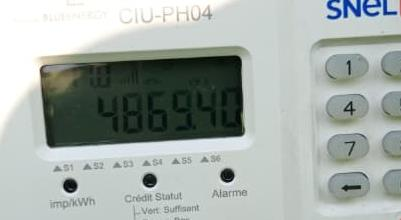
#> input picture sevenseg_ocr/samples/meter_03.png, 401 x 220 px, given in place of samples, which was not available
$ python cli.py ../samples
#> lines starting #> are read from the running program, lines starting #| are printed output that depends on the picture; after the words box and inside, x2 and y2 are one past the last pixel; in counts of white or black regions, pixels touching at a corner belong together
### sevenseg_ocr/sevenseg/recognize.py
"""Classical seven-segment state recognition (segments A..G -> digit)."""
from __future__ import annotations

from typing import List, Tuple

import numpy as np

from .digits import DigitBox

#            a b c d e f g
PATTERNS = {
    "0": "abcdef", "1": "bc", "2": "abdeg", "3": "abcdg", "4": "bcfg",
    "5": "acdfg", "6": "acdefg", "7": "abc", "8": "abcdefg", "9": "abcdfg",
}
VARIANTS = {"6": ["cdefg"], "7": ["abcf"], "9": ["bcdfg", "abcfg"]}   # alt glyph shapes
SEGS = "abcdefg"

# (x0, x1, y0, y1) sample windows as fractions of the digit box
ZONES = {
    "a": (0.20, 0.80, 0.00, 0.17),
    "g": (0.20, 0.80, 0.41, 0.59),
    "d": (0.20, 0.80, 0.83, 1.00),
    "f": (0.00, 0.32, 0.08, 0.46),
    "b": (0.68, 1.00, 0.08, 0.46),
    "e": (0.00, 0.32, 0.54, 0.92),
    "c": (0.68, 1.00, 0.54, 0.92),
}


def _lookup():
    table = {}
    for ch, segs in PATTERNS.items():
        table[tuple(int(s in segs) for s in SEGS)] = ch
    for ch, alts in VARIANTS.items():
        for segs in alts:
            table[tuple(int(s in segs) for s in SEGS)] = ch
    return table


TABLE = _lookup()


def segment_fills(binary: np.ndarray, box: DigitBox, is_one: bool) -> np.ndarray:
    """Fraction of 'ink' in each of the 7 sample windows."""
    sub = binary[box.y:box.y + box.h, box.x:box.x + box.w] > 0
    if is_one:  # a '1' is drawn on the right-hand segments: pad it to full digit width
        full_w = max(int(box.h * 0.55), box.w)
        pad = np.zeros((box.h, full_w), bool)
        pad[:, full_w - box.w:] = sub
        sub = pad
    H, W = sub.shape
    out = []
    for s in SEGS:
        x0, x1, y0, y1 = ZONES[s]
        win = sub[int(y0 * H):max(int(y1 * H), int(y0 * H) + 1), int(x0 * W):max(int(x1 * W), int(x0 * W) + 1)]
        out.append(float(win.mean()) if win.size else 0.0)
    return np.array(out)


def classify(fills: np.ndarray, on_level: float) -> Tuple[str, float]:
    """Soft nearest-pattern match. Returns (char, confidence 0..1)."""
    soft = np.clip(fills / max(on_level, 1e-6), 0, 1)
    best_ch, best_err = "?", 9.0
    for pat, ch in TABLE.items():
        err = float(np.abs(soft - np.array(pat)).mean())
        if err < best_err:
            best_ch, best_err = ch, err
    return best_ch, float(max(0.0, 1.0 - 2.0 * best_err))


def recognise(binary: np.ndarray, boxes: List[DigitBox]) -> Tuple[str, List[float]]:
    """Return the reading string (digits + optional '.') and per-digit confidences."""
    if not boxes:
        return "", []
    hs = np.array([b.h for b in boxes], float)
    ones = [(b.w / b.h) < 0.34 for b in boxes]
    all_fills = np.array([segment_fills(binary, b, o) for b, o in zip(boxes, ones)])
    on_level = max(float(np.percentile(all_fills, 85)), 0.25)
    text, confs = "", []
    for b, f, is_one in zip(boxes, all_fills, ones):
        ch, c = ("1", float(np.clip(1 - np.abs(np.clip(f / on_level, 0, 1) - np.array([0, 1, 1, 0, 0, 0, 0])).mean() * 2, 0, 1))) \
            if is_one else classify(f, on_level)
        text += ch + ("." if b.dp_after else "")
        confs.append(c)
    return text, confs

### sevenseg_ocr/sevenseg/preprocess.py
"""Image conditioning: resizing, glare suppression, illumination flattening, binarisation."""
from __future__ import annotations

import cv2
import numpy as np

MAX_WIDTH = 900


def load_image(path: str, max_width: int = MAX_WIDTH) -> np.ndarray:
#> called with path = '../samples', max_width = 900
    img = cv2.imread(str(path), cv2.IMREAD_COLOR)
#> img is the input picture: shape (220, 401, 3); mean B, G, R 167.9, 172.2, 164.1
    if img is None:
        raise FileNotFoundError(f"Cannot read image: {path}")
    return resize_keep_aspect(img, max_width)


def resize_keep_aspect(img: np.ndarray, max_width: int) -> np.ndarray:
#> called with max_width = 900
    h, w = img.shape[:2]
    if w <= max_width:
        return img
    s = max_width / w
    return cv2.resize(img, (max_width, int(h * s)), interpolation=cv2.INTER_AREA)


def suppress_glare(img_bgr: np.ndarray) -> np.ndarray:
    """Inpaint specular highlights (very bright + low saturation pixels)."""
    hsv = cv2.cvtColor(img_bgr, cv2.COLOR_BGR2HSV)
#> hsv: shape (220, 401, 3); mean H, S, V 67.4, 27.7, 173.3
    mask = ((hsv[..., 2] > 245) & (hsv[..., 1] < 40)).astype(np.uint8) * 255
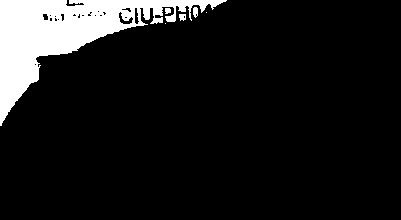
#> mask: shape (220, 401); 10.2% white; 6 white regions (2 under 20 px), largest, box (x1, y1, x2, y2) and area: (0, 0, 227, 126) 8891, (193, 7, 198, 18) 44, (179, 14, 186, 21) 40, (165, 8, 171, 14) 31
    if mask.sum() == 0:
        return img_bgr
    mask = cv2.dilate(mask, np.ones((5, 5), np.uint8))
#> mask: shape (220, 401); 11.8% white; 1 white region, box (x1, y1, x2, y2) and area: (0, 0, 229, 128) 10420
    if mask.mean() / 255 > 0.15:  # huge saturated area carries no information
        return img_bgr
    return cv2.inpaint(img_bgr, mask, 3, cv2.INPAINT_TELEA)


def enhance_gray(img_bgr: np.ndarray) -> np.ndarray:
    """Grayscale + denoise + CLAHE contrast stretch."""
    gray = cv2.cvtColor(suppress_glare(img_bgr), cv2.COLOR_BGR2GRAY)
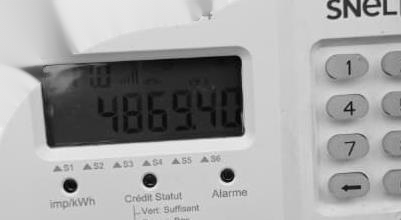
#> gray: shape (220, 401); min 1, max 241, mean 165
    gray = cv2.bilateralFilter(gray, 5, 40, 5)
    return cv2.createCLAHE(clipLimit=2.0, tileGridSize=(4, 4)).apply(gray)
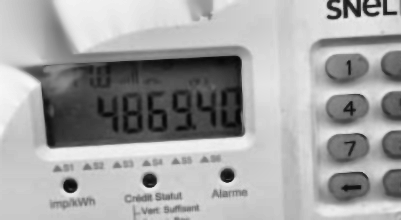
#> returned value: shape (220, 401); min 7, max 247, mean 163.2


def flatten_illumination(gray: np.ndarray) -> np.ndarray:
    """Divide by a heavily blurred copy -> removes gradients, shadows and glare halos."""
    k = max(15, (min(gray.shape[:2]) // 3) | 1)
    bg = cv2.GaussianBlur(gray, (k, k), 0).astype(np.float32) + 1.0
    return np.clip(gray.astype(np.float32) / bg * 160.0, 0, 255).astype(np.uint8)


def binarize_strokes(gray: np.ndarray) -> np.ndarray:
    """Dark LCD strokes -> 255, background -> 0 (expects an already cropped display)."""
    flat = cv2.GaussianBlur(flatten_illumination(gray), (3, 3), 0)
    block = max(11, (gray.shape[0] // 4) | 1)
    adapt = cv2.adaptiveThreshold(flat, 255, cv2.ADAPTIVE_THRESH_GAUSSIAN_C,
                                  cv2.THRESH_BINARY_INV, block, 18)
    _, otsu = cv2.threshold(flat, 0, 255, cv2.THRESH_BINARY_INV | cv2.THRESH_OTSU)
    # adaptive copes with uneven light; Otsu rejects faint "ghost" segments -> intersect
    out = cv2.bitwise_and(adapt, otsu)
    return cv2.morphologyEx(out, cv2.MORPH_OPEN, np.ones((2, 2), np.uint8))

### sevenseg_ocr/sevenseg/roi.py
"""Locate the LCD window and rectify it with a perspective transform."""
from __future__ import annotations

from dataclasses import dataclass

import cv2
import numpy as np

from .preprocess import binarize_strokes


@dataclass
class ROI:
    image: np.ndarray   # rectified BGR crop of the display
    box: np.ndarray     # 4x2 corners in the source image
    score: float        # 0..1 heuristic confidence that this is the display


def _order_pts(pts: np.ndarray) -> np.ndarray:
    pts = pts.astype(np.float32)
    s, d = pts.sum(1), np.diff(pts, axis=1).ravel()
    return np.array([pts[s.argmin()], pts[d.argmin()], pts[s.argmax()], pts[d.argmax()]], np.float32)


def _warp(img: np.ndarray, box: np.ndarray) -> np.ndarray:
    src = _order_pts(box)
    tl, tr, br, bl = src
    w = int(max(np.linalg.norm(tr - tl), np.linalg.norm(br - bl)))
    h = int(max(np.linalg.norm(bl - tl), np.linalg.norm(br - tr)))
    dst = np.array([[0, 0], [w - 1, 0], [w - 1, h - 1], [0, h - 1]], np.float32)
    M = cv2.getPerspectiveTransform(src, dst)
    return cv2.warpPerspective(img, M, (w, h), flags=cv2.INTER_CUBIC)


def _contours(gray: np.ndarray):
    blur = cv2.GaussianBlur(gray, (5, 5), 0)
    maps = [cv2.morphologyEx(cv2.Canny(blur, 30, 100), cv2.MORPH_CLOSE, np.ones((5, 5), np.uint8))]
    for inv in (cv2.THRESH_BINARY_INV, cv2.THRESH_BINARY):
        t = cv2.adaptiveThreshold(blur, 255, cv2.ADAPTIVE_THRESH_GAUSSIAN_C, inv, 31, 6)
        maps.append(cv2.morphologyEx(t, cv2.MORPH_CLOSE, np.ones((9, 9), np.uint8)))
    for m in maps:
        cnts, _ = cv2.findContours(m, cv2.RETR_LIST, cv2.CHAIN_APPROX_SIMPLE)
        yield from cnts


def find_display(img_bgr: np.ndarray, gray: np.ndarray) -> ROI:
    H, W = gray.shape[:2]
    img_area = H * W
    best, best_score = None, -1.0
    for c in _contours(gray):
        area = cv2.contourArea(c)
        if area < 0.03 * img_area or area > 0.9 * img_area:
            continue
        rect = cv2.minAreaRect(c)
        (_, _), (rw, rh), _ = rect
        if min(rw, rh) < 1:
            continue
        aspect = max(rw, rh) / min(rw, rh)
        rectangularity = area / (rw * rh)
        if not 1.3 < aspect < 5.0 or rectangularity < 0.7:
            continue
        box = cv2.boxPoints(rect)
        x0, y0 = np.clip(box.min(0).astype(int), 0, [W - 1, H - 1])
        x1, y1 = np.clip(box.max(0).astype(int), 0, [W - 1, H - 1])
        patch = gray[y0:y1 + 1, x0:x1 + 1]
        if patch.size < 100:
            continue
        # prior: an LCD showing digits has ~6-30 % dark stroke pixels; a blank panel ~0
        stroke = float((binarize_strokes(patch) > 0).mean())
        density = 1.0 - min(abs(stroke - 0.16) / 0.16, 1.0)
        aspect_s = 1.0 - min(abs(aspect - 2.4) / 2.4, 1.0)
        size_s = 1.0 - min(abs(area / img_area - 0.2) / 0.5, 1.0)
        score = 0.35 * density + 0.25 * rectangularity + 0.2 * aspect_s + 0.2 * size_s
        if score > best_score:
            best, best_score = box, score
    if best is None:  # fallback: whole frame
        box = np.array([[0, 0], [W - 1, 0], [W - 1, H - 1], [0, H - 1]], np.float32)
        return ROI(img_bgr.copy(), box, 0.0)
    # grow the quad ~3 % about its centre: contour detectors tend to hug the inner glass
    ctr = best.mean(0)
    best = ctr + (best - ctr) * 1.06
    return ROI(_warp(img_bgr, best), best, float(best_score))


# [35 lines left out: function locate_by_strokes, not called in this run]

### sevenseg_ocr/sevenseg/pipeline.py
"""End-to-end: image path -> JSON-able dict."""
from __future__ import annotations

import os
import time
from typing import Optional

import cv2
import numpy as np

from .digits import apply_shear, estimate_shear, find_digits
from .preprocess import binarize_strokes, enhance_gray, load_image
from .recognize import recognise
from .roi import find_display, locate_by_strokes

DISPLAY_H = 220   # rectified display is normalised to this height


def _read_display(roi_bgr: np.ndarray):
    s = DISPLAY_H / roi_bgr.shape[0]
    roi = cv2.resize(roi_bgr, None, fx=s, fy=s, interpolation=cv2.INTER_CUBIC)
    gray = enhance_gray(roi)
    binary = binarize_strokes(gray)
    boxes, clean = find_digits(binary)
    if len(boxes) >= 2:                               # de-slant italic fonts, then redo
        top = min(b.y for b in boxes); bot = max(b.y + b.h for b in boxes)
        shear = estimate_shear(clean[top:bot])
        if abs(shear) > 0.04:
            gray = apply_shear(gray, shear)
            binary = binarize_strokes(gray)
            boxes, clean = find_digits(binary)
    return clean, boxes, roi


def _score(text: str, confs) -> float:
    if not confs:
        return 0.0
    ok = 0.0 if "?" in text else 1.0
    return (0.3 + 0.7 * ok) * float(np.mean(confs)) * min(1.0, len(confs) / 4)


def read_image(img: np.ndarray, debug: Optional[dict] = None) -> dict:
    gray_full = enhance_gray(img)
    attempts = []
    for locate in (find_display, locate_by_strokes):    # 1) bezel/contour  2) stroke-based
        roi = locate(img, gray_full)
        clean, boxes, disp = _read_display(roi.image)
        text, confs = recognise(clean, boxes)
        attempts.append((_score(text, confs) * (0.6 + 0.4 * roi.score), len(boxes), text, confs, roi, clean, boxes, disp))
        if len(boxes) >= 3 and roi.score >= 0.5:       # a plausible display with digits: trust it
            break
#> this loop made 1 pass
#> pass 1, in _read_display, `roi = cv2.resize(roi_bgr, None, fx=s, fy=s, interpolation=cv2.INTER_CU..`:
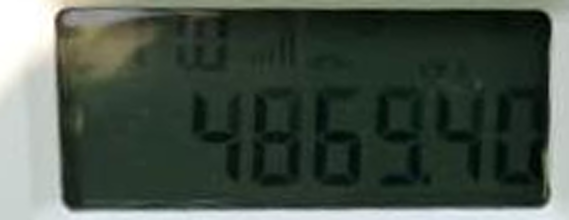
#> roi: shape (220, 569, 3); mean of channels 0, 1, 2 72.1, 82, 70.4; drawn as B, G, R
#> pass 1, in suppress_glare (call 2), `mask = cv2.dilate(mask, np.ones((5, 5), np.uint8))`:
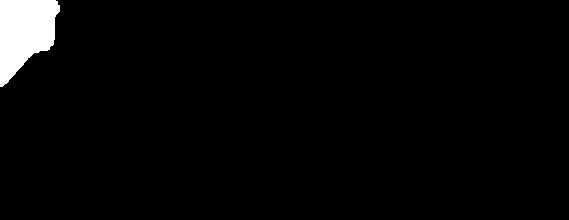
#> mask: shape (220, 569); 2.8% white; 1 white region, box (x1, y1, x2, y2) and area: (0, 0, 60, 87) 3544
#> after the loop:
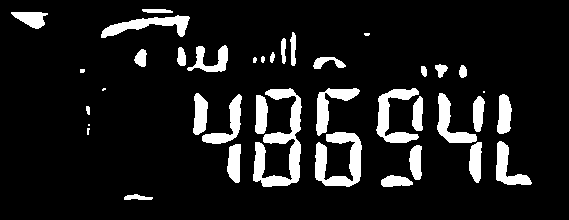
#> clean: shape (220, 569); 11% white; 39 white regions (6 under 20 px), largest, box (x1, y1, x2, y2) and area: (253, 88, 302, 187) 1929, (315, 132, 362, 187) 1366, (376, 88, 419, 143) 990
#> after the loop:
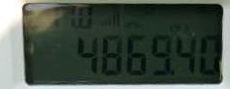
#> roi.image: shape (89, 230, 3); mean B, G, R 72, 81.9, 70.3
#> after the loop, attempts = 1 item
    sc, _, text, confs, roi, clean, boxes, disp = attempts[-1] if len(attempts[-1][6]) >= 3 and len(attempts) == 1 \
        else max(attempts, key=lambda a: a[0])
#> sc = 0.622
    if debug is not None:
        debug.update(roi=roi, display=disp, binary=clean, boxes=boxes, text=text)
    value = None
    if text and "?" not in text:
        try:
            value = float(text) if "." in text else int(text)
#> value = 4869.5
        except ValueError:
            value = None
    conf = float(np.mean(confs)) * min(1.0, 0.6 + 0.4 * len(boxes) / 4) if confs else 0.0
#> conf = 0.684
    return {"detected_reading": value, "confidence_score": round(conf, 3), "raw_text": text}


def read_meter(path: str, debug: Optional[dict] = None) -> dict:
    t0 = time.perf_counter()
    img = load_image(path)
    res = read_image(img, debug)
#> res = {'detected_reading': 4869.5, 'confidence_score': 0.684, 'raw_text': '4869.46'}
    return {
        "filename": os.path.basename(path),
        "detected_reading": res["detected_reading"],
        "confidence_score": res["confidence_score"],
        "processing_time_ms": round((time.perf_counter() - t0) * 1000, 1),
    }

### sevenseg_ocr/sevenseg/digits.py
"""Split the rectified display into individual digit boxes (+ decimal points)."""
from __future__ import annotations

from dataclasses import dataclass
from typing import List, Tuple

import cv2
import numpy as np


@dataclass
class DigitBox:
    x: int
    y: int
    w: int
    h: int
    dp_after: bool = False   # decimal point sits to the lower-right of this digit


def estimate_shear(binary: np.ndarray, rng: float = 0.45, steps: int = 31) -> float:
    """Italic seven-segment fonts: find the shear that makes vertical strokes upright
    (maximises the sharpness of the column projection)."""
    h, w = binary.shape
    best_s, best_v = 0.0, -1.0
    ys = np.arange(h) - h / 2.0
    for s in np.linspace(-rng, rng, steps):
        M = np.float32([[1, s, -s * h / 2.0], [0, 1, 0]])
        sheared = cv2.warpAffine(binary, M, (w, h), flags=cv2.INTER_NEAREST)
        v = float(np.var(sheared.sum(0)))
        if v > best_v:
            best_s, best_v = float(s), v
    return best_s


# [4 lines left out: function apply_shear, not called in this run]


def strip_frame(binary: np.ndarray) -> np.ndarray:
    """Remove the display bezel / giant blobs and a thin outer margin."""
    H, W = binary.shape
    out = binary.copy()
    n, lab, stats, _ = cv2.connectedComponentsWithStats(binary, connectivity=8)
    for i in range(1, n):
        x, y, w, h, a = stats[i]
        if w > 0.6 * W or h > 0.85 * H:
            out[lab == i] = 0
    m = max(2, int(0.025 * min(H, W)))
    out[:m, :] = 0; out[-m:, :] = 0; out[:, :m] = 0; out[:, -m:] = 0
    return out


def _digit_band(b: np.ndarray):
    """Rows occupied by the big digits: found through long VERTICAL strokes only, which
    ignores icons, signal bars, unit labels and horizontal noise lines."""
    H, W = b.shape
    kv = max(5, int(0.10 * H))
    vert = cv2.morphologyEx(b, cv2.MORPH_OPEN, np.ones((kv, 1), np.uint8))
    n, lab, st, _ = cv2.connectedComponentsWithStats(vert, connectivity=8)
    keep = np.zeros_like(vert)
    for i in range(1, n):
        x, y, w, h, _a = st[i]
        edge = x < 0.05 * W or x + w > 0.95 * W          # bezel sides
        if h <= 0.7 * H and w <= 0.6 * kv and not edge:
            keep[lab == i] = 255
    proj = (keep > 0).sum(1)
    rows = proj >= max(2, int(0.004 * W))
    gap = max(3, int(0.04 * H))
    runs, start, last = [], None, None
    for y in range(H):
        if rows[y]:
            if start is None:
                start = y
            last = y
        elif start is not None and y - last > gap:
            runs.append((start, last)); start = None
    if start is not None:
        runs.append((start, last))
    if not runs:
        return None
    y0, y1 = max(runs, key=lambda r: proj[r[0]:r[1] + 1].sum())
    return y0, y1


def find_digits(binary: np.ndarray) -> Tuple[List[DigitBox], np.ndarray]:
    """Return digit boxes (left->right) and the cleaned binary (dp specks removed)."""
    b = strip_frame(binary)
    H, W = b.shape
    band = _digit_band(b)
    if band is None:
        return [], b
    y0, y1 = band
    bh = y1 - y0 + 1
    if bh < 0.15 * H:
        return [], b
    pad = max(2, int(0.05 * bh))
    ya, yb = max(0, y0 - pad), min(H, y1 + pad + 1)

    # decimal points: small blobs on the baseline of the band
    n, lab, stats, cents = cv2.connectedComponentsWithStats(b, connectivity=8)
    dps, clean = [], b.copy()
    for i in range(1, n):
        x, y, w, h, a = stats[i]
        cx, cy = cents[i]
        if (h < 0.3 * bh and w < 0.3 * bh and a >= 0.003 * bh * bh
                and y1 - 0.3 * bh <= cy <= y1 + 0.15 * bh):
            dps.append((cx, cy)); clean[lab == i] = 0

    region_u8 = clean[ya:yb].copy()
    # kill long thin horizontal lines (baseline noise / bezel remnants) wider than any digit
    hor = cv2.morphologyEx(region_u8, cv2.MORPH_OPEN, np.ones((1, max(5, int(0.85 * bh))), np.uint8))
    hor = cv2.dilate(hor, np.ones((3, 1), np.uint8))
    region_u8[hor > 0] = 0
    region = region_u8 > 0
    col = region.sum(0) >= 2
    gmin = max(2, int(0.025 * bh))
    runs, start, last = [], None, None
    for x in range(W):
        if col[x]:
            if start is None:
                start = x
            last = x
        elif start is not None and x - last > gmin:
            runs.append((start, last)); start = None
    if start is not None:
        runs.append((start, last))

    # runs wider than one digit = touching digits (italic font, blur): cut at the sparsest column
    prof = region.sum(0)
    split = []
    for xa, xb in runs:
        while xb - xa + 1 > 0.95 * bh:
            lo, hi = xa + int(0.35 * bh), min(xb - 2, xa + int(0.8 * bh))
            if hi <= lo:
                break
            cut = lo + int(np.argmin(prof[lo:hi + 1]))
            split.append((xa, cut - 1)); xa = cut + 1
        split.append((xa, xb))
    runs = split

    out = []
    for xa, xb in runs:
        sub = region[:, xa:xb + 1]
        ys = np.where(sub.any(1))[0]
        w = xb - xa + 1
        h = ys.max() - ys.min() + 1
        if w < 0.06 * bh or h < 0.6 * bh or w > 1.1 * bh:
            continue                                  # speck, label or merged junk
        out.append(DigitBox(xa, ya + int(ys.min()), w, int(h)))
    for cx, cy in dps:
        for i, d in enumerate(out):
            nxt = out[i + 1].x if i + 1 < len(out) else d.x + d.w + 0.5 * d.h
            if d.x + 0.35 * d.w <= cx <= nxt + 0.05 * d.h:
                d.dp_after = True
                break
    return out, clean

### sevenseg_ocr/sevenseg/cli.py
"""python -m sevenseg.cli IMAGE [IMAGE ...] [--debug-dir DIR]"""
from __future__ import annotations

import argparse
import json
import os

import cv2

from .pipeline import read_meter


# [12 lines left out: function save_debug, not called in this run]


def main(argv=None):
    ap = argparse.ArgumentParser(description="Seven-segment meter OCR")
    ap.add_argument("images", nargs="+")
    ap.add_argument("--debug-dir", help="write annotated debug images here")
    args = ap.parse_args(argv)
    results = []
    for p in args.images:
        dbg = {} if args.debug_dir else None
        res = read_meter(p, dbg)
#> res = {'filename': 'samples', 'detected_reading': 4869.5, 'confidence_score': 0.684, 'processing_time_ms': 230.9}
        if dbg:
            save_debug(p, dbg, args.debug_dir)
        results.append(res)
    print(json.dumps(results[0] if len(results) == 1 else results, indent=2))
#| {
#|   "filename": "samples",
#|   "detected_reading": 4869.46,
#|   "confidence_score": 0.684,
#|   "processing_time_ms": 230.9
#| }


if __name__ == "__main__":
    main()
